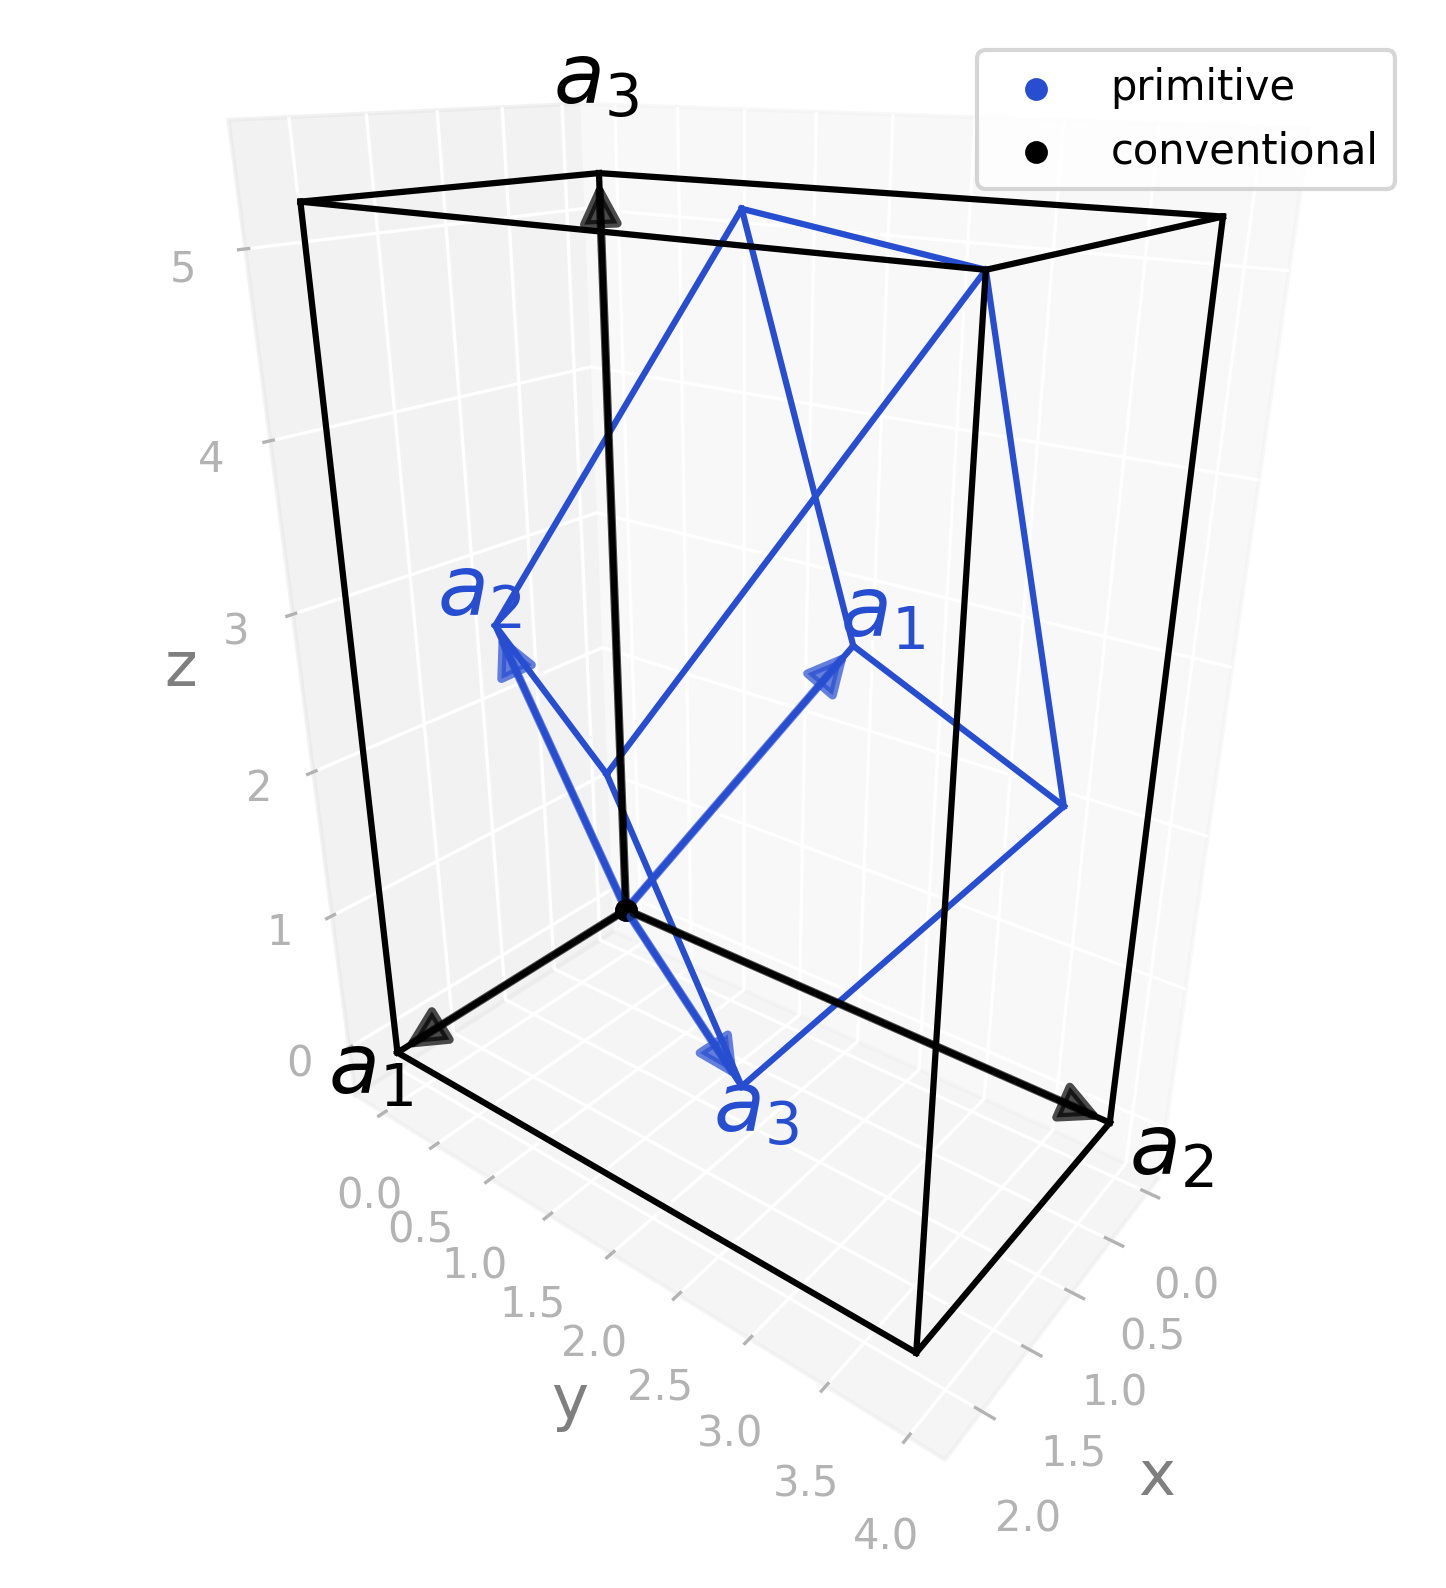

The Python source for this figure:
import radtools as rad

l = rad.lattice_example("ORCF1")
l.plot("primitive", label="primitive")
l.legend()
l.plot("conventional", label="conventional", colour="black")
l.legend()
# Save an image:
l.savefig("orcf1_real.png", elev=24, azim=38, dpi=300, bbox_inches="tight")
# Interactive plot:
l.show(elev=24, azim=38)
